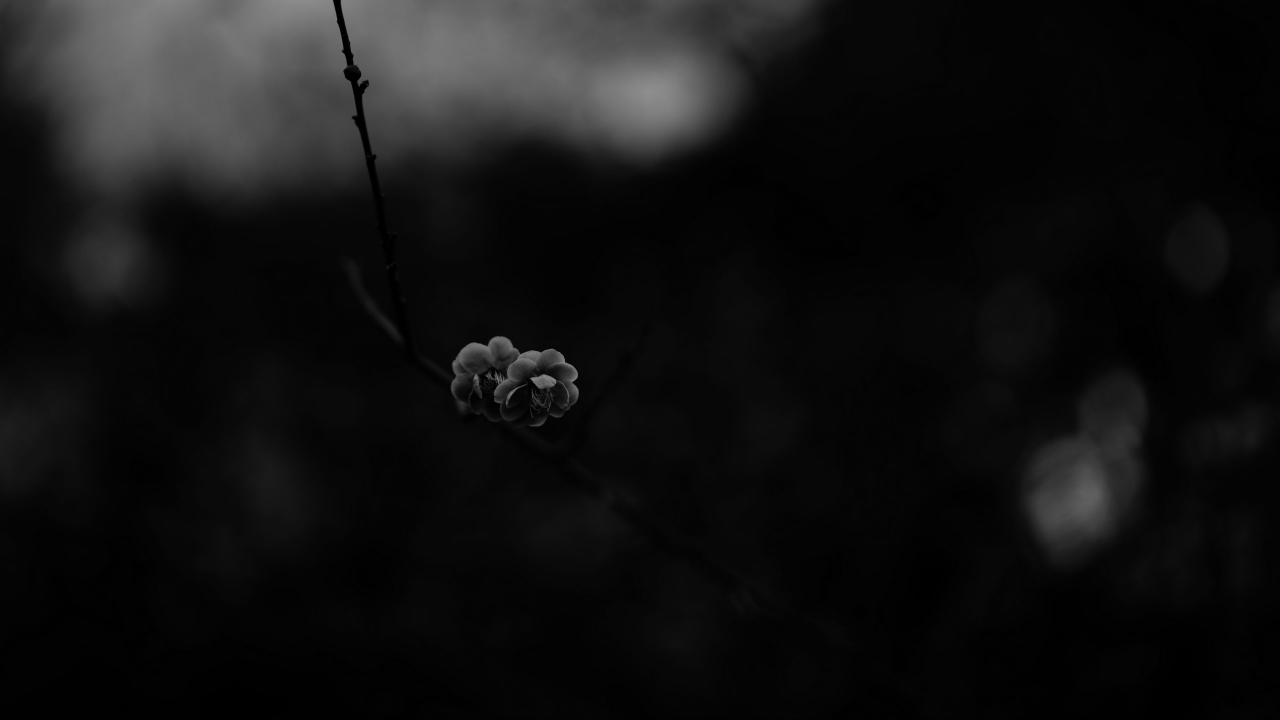
#> input picture grub/panacea/wallpaper.jpg, 3840 x 2160 px (shown at 1/3 size)
$ python make_assets.py
#> lines starting #> are read from the running program, lines starting #| are printed output that depends on the picture
#> in build_background, base is the input picture: PIL image 3840x2160 RGB; min 0, max 150, mean 17.9
#!/usr/bin/env python3
"""Генерация картинок для темы GRUB «Panacea».

Фон — обои темы Fav (тёмный монохромный кадр с цветком). Загрузчик читать
конфиг Hyprland не может, поэтому картинку кладём рядом с темой и только
затемняем/виньетируем здесь, чтобы текст меню читался.

    python3 make_assets.py [ширина] [высота] [путь_к_обоям]
"""
import math
import os
import sys

from PIL import Image, ImageDraw, ImageEnhance, ImageFilter

W = int(sys.argv[1]) if len(sys.argv) > 1 else 1920
H = int(sys.argv[2]) if len(sys.argv) > 2 else 1080
HERE = os.path.dirname(os.path.abspath(__file__))
WALL = sys.argv[3] if len(sys.argv) > 3 else os.path.join(HERE, "wallpaper.jpg")


def cover(img, w, h):
    """Масштаб «cover»: заполнить w×h без полей, лишнее обрезать по центру."""
#> called with w = 1920, h = 1080
    iw, ih = img.size
#> iw = 3840; ih = 2160
    scale = max(w / iw, h / ih)
#> scale = 0.5
    nw, nh = int(iw * scale + 0.5), int(ih * scale + 0.5)
#> nw = 1920; nh = 1080
    img = img.resize((nw, nh), Image.LANCZOS)
    x = (nw - w) // 2
#> x = 0
    y = (nh - h) // 2
#> y = 0
    return img.crop((x, y, x + w, y + h))


def build_background():
    base = Image.open(WALL).convert("RGB")
    img = cover(base, W, H)

    # Обои и так тёмные — приглушаем ещё немного, чтобы белый текст меню
    # уверенно читался поверх любой их части.
    img = ImageEnhance.Brightness(img).enhance(0.62)
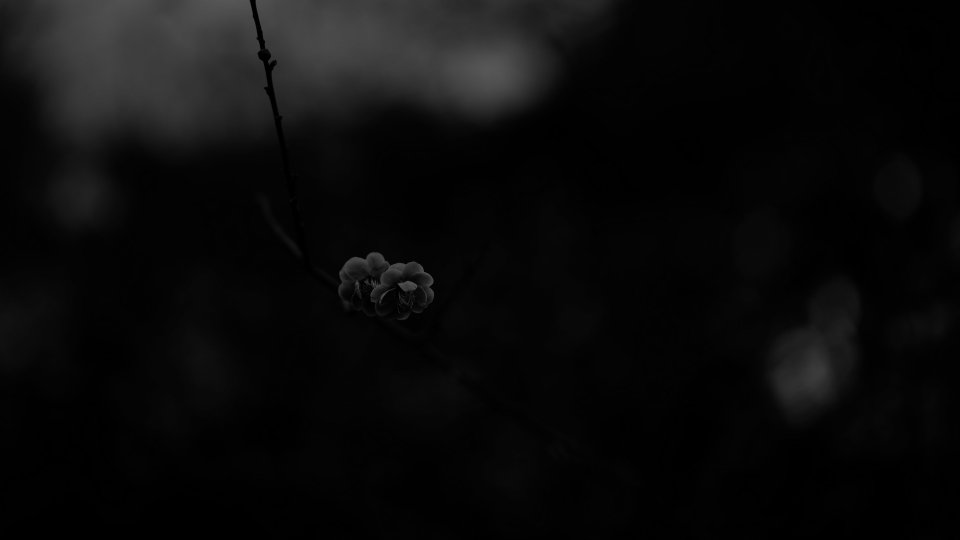
#> img: PIL image 1920x1080 RGB (shown at 1/2 size); min 0, max 90, mean 10.6
    img = ImageEnhance.Contrast(img).enhance(0.96)

    # Мягкая виньетка: собирает внимание к центру, где стоит меню, и топит
    # края в чёрный — там подсказки набраны приглушённым серым.
    vign = Image.new("L", (W, H), 0)
#> vign: PIL image 1920x1080 L; every value is 0
    vd = ImageDraw.Draw(vign)
    maxd = math.hypot(W / 2, H / 2)
    step = 4
    for y in range(0, H, step):
        for x in range(0, W, step):
            d = math.hypot(x - W / 2, y - H / 2) / maxd
            vd.rectangle((x, y, x + step - 1, y + step - 1),
                         fill=int(min(255, 255 * d ** 2 * 1.1)))
    vign = vign.filter(ImageFilter.GaussianBlur(40))
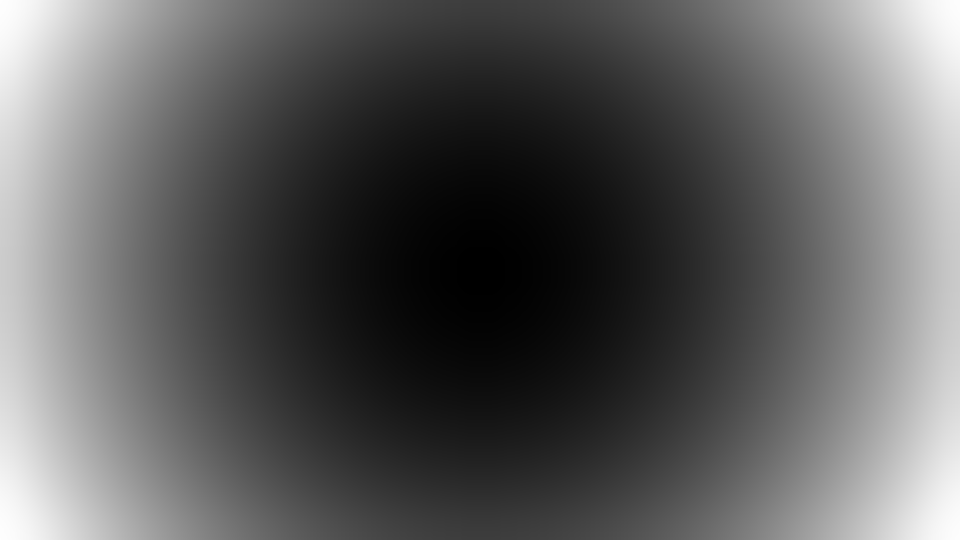
#> vign: PIL image 1920x1080 L (shown at 1/2 size); min 0, max 254, mean 93.1
    img = Image.composite(Image.new("RGB", (W, H), (3, 3, 4)), img, vign)
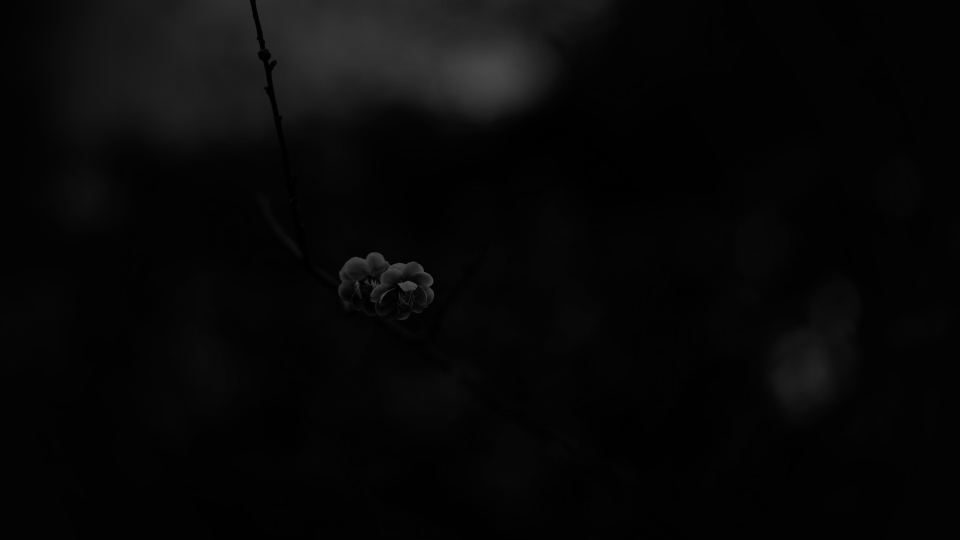
#> img: PIL image 1920x1080 RGB (shown at 1/2 size); mean R, G, B 7.5, 7.5, 7.8

    # Лёгкая горизонтальная «подложка» под колонкой меню: ровная тёмная
    # полоса по центру, чтобы строки не тонули в светлых пятнах боке.
    band = Image.new("L", (W, H), 0)
    bd = ImageDraw.Draw(band)
    bx0, bx1 = int(W * 0.30), int(W * 0.70)
    by0, by1 = int(H * 0.26), int(H * 0.80)
    bd.rectangle((bx0, by0, bx1, by1), fill=150)
    band = band.filter(ImageFilter.GaussianBlur(90))
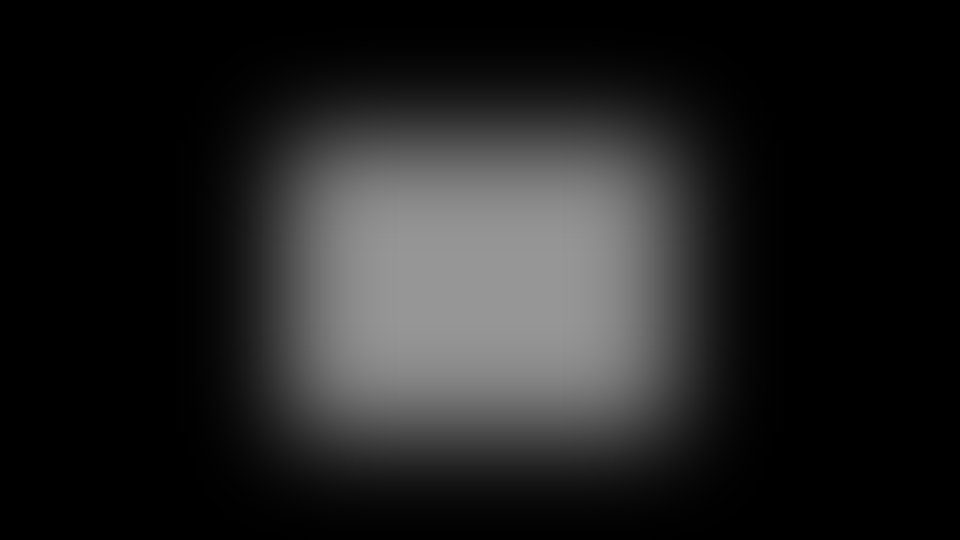
#> band: PIL image 1920x1080 L (shown at 1/2 size); min 0, max 150, mean 32.5
    dark = Image.new("RGB", (W, H), (0, 0, 0))
#> dark: PIL image 1920x1080 RGB; every value is 0
    img = Image.composite(dark, img, band.point(lambda v: int(v * 0.55)))

    img.save(os.path.join(HERE, "background.png"))


def rounded(size, radius, fill, border, width=1):
#> called with size = (30, 30), radius = 12, fill = (10, 10, 12, 235), border = (255, 255, 255, 60), width = 1
    img = Image.new("RGBA", size, (0, 0, 0, 0))
#> img: PIL image 30x30 RGBA; every value is 0
    d = ImageDraw.Draw(img)
    d.rounded_rectangle((0, 0, size[0] - 1, size[1] - 1), radius=radius,
                        fill=fill, outline=border, width=width)
    return img


def slice9(img, name, corner):
    """Режем картинку на 9 частей для styled box GRUB."""
    w, h = img.size
    parts = {
        "nw": (0, 0, corner, corner),
        "n": (corner, 0, w - corner, corner),
        "ne": (w - corner, 0, w, corner),
        "w": (0, corner, corner, h - corner),
        "c": (corner, corner, w - corner, h - corner),
        "e": (w - corner, corner, w, h - corner),
        "sw": (0, h - corner, corner, h),
        "s": (corner, h - corner, w - corner, h),
        "se": (w - corner, h - corner, w, h),
    }
    for key, box in parts.items():
        img.crop(box).save(os.path.join(HERE, f"{name}_{key}.png"))


def build_boxes():
    # Выделенный пункт — тёмная капсула со стеклянной обводкой.
    #
    # Угол задаёт и радиус капсулы, и отступ рамки, который GRUB добавляет
    # к строке сверху и снизу. В theme.txt зазор между пунктами (28) больше
    # двойного угла (24), поэтому подсветка не налезает на соседей.
    corner = 12
    side = corner * 2 + 6
    sel = rounded((side, side), corner,
                  (10, 10, 12, 235), (255, 255, 255, 60))
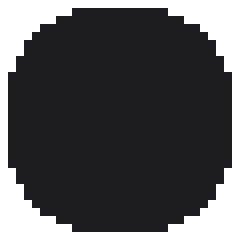
#> sel: PIL image 30x30 RGBA (shown 8 times larger); mean R, G, B, A 32.4, 32.4, 33.9, 182.4; transparent parts drawn white
    slice9(sel, "select", corner)

    # Коробка консоли и сообщений загрузчика: сильно прозрачнее прежней. В ней
    # GRUB печатает «Loading Linux…» перед стартом ядра, и непрозрачная
    # заливка читалась как чёрное окно, выскочившее посреди экрана.
    box = 14
    menu = rounded((box * 2 + 6, box * 2 + 6), box,
                   (8, 8, 10, 110), (255, 255, 255, 20))
#> in rounded (call 2), `img = Image.new("RGBA", size, (0, 0, 0, 0))`: img: PIL image 34x34 RGBA; every value is 0
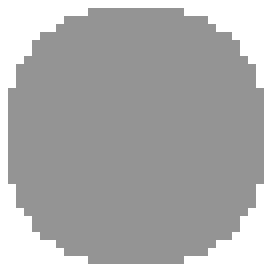
#> menu: PIL image 34x34 RGBA (shown 8 times larger); mean R, G, B, A 28.1, 28.1, 29.6, 84.7; transparent parts drawn white
    slice9(menu, "menu", box)


if __name__ == "__main__":
    build_background()
    build_boxes()
    print("готово")
